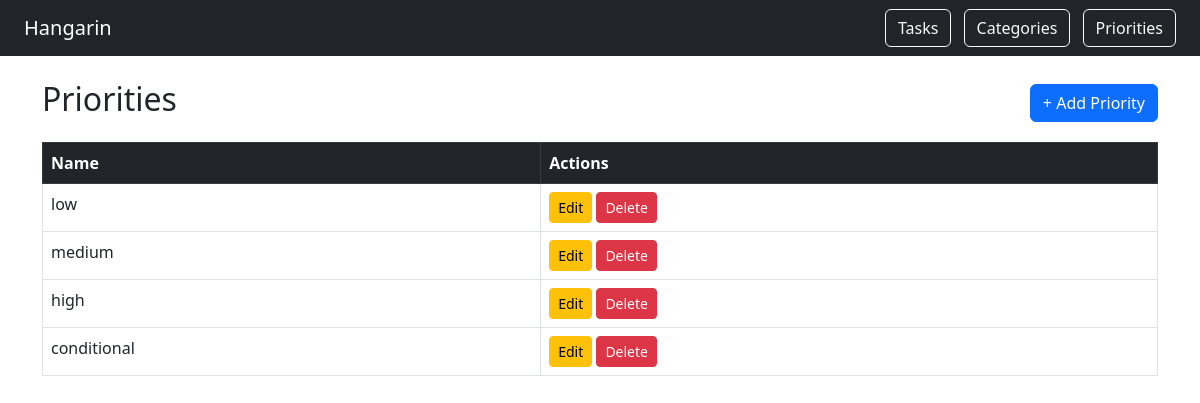
Screenshot of /priorities/ with the database file from the repository.
### tasks/models.py (models this page shows, shortened)
class BaseModel(models.Model):
    created_at = models.DateTimeField(auto_now_add=True)
    updated_at = models.DateTimeField(auto_now=True)
    class Meta:
        abstract = True

class Priority(BaseModel):
    name = models.CharField(max_length=100)
    class Meta:
        verbose_name = "Priority"
        verbose_name_plural = "Priorities"

### tasks/views.py (the view)
# urls.py: path('priorities/', views.priority_list, name='priority_list'),
def priority_list(request):
    priorities = Priority.objects.all()
    return render(request, 'priority_list.html', {'priorities': priorities})

### tasks/templates/priority_list.html (shortened to what this page needs)
<!DOCTYPE html>
<html>
<head>
    <link href="https://cdn.jsdelivr.net/npm/bootstrap@5.3.0/dist/css/bootstrap.min.css" rel="stylesheet">
</head>
<body>
<nav class="navbar navbar-dark bg-dark px-4">
    <a class="navbar-brand" href="/">Hangarin</a>
    <div>
        <a href="/tasks/" class="btn btn-outline-light me-2">Tasks</a>
        <a href="/categories/" class="btn btn-outline-light me-2">Categories</a>
        <a href="/priorities/" class="btn btn-outline-light">Priorities</a>
    </div>
</nav>
<div class="container mt-4">
    <div class="d-flex justify-content-between align-items-center">
        <h2>Priorities</h2>
        <a href="/priorities/add/" class="btn btn-primary">+ Add Priority</a>
    </div>
    <table class="table table-bordered mt-3">
        <thead class="table-dark">
            <tr><th>Name</th><th>Actions</th></tr>
        </thead>
        <tbody>
            {% for priority in priorities %}
            <tr>
                <td>{{ priority.name }}</td>
                <td>
                    <a href="/priorities/edit/{{ priority.pk }}/" class="btn btn-warning btn-sm">Edit</a>
                    <a href="/priorities/delete/{{ priority.pk }}/" class="btn btn-danger btn-sm">Delete</a>
                </td>
            </tr>
            {% empty %}
            <tr><td colspan="2">No priorities yet.</td></tr>
            {% endfor %}
        </tbody>
    </table>
</div>
</body>
</html>

### rows the page displays
Priority: name "low"
Priority: name "medium"
Priority: name "high"
Priority: name "conditional"
